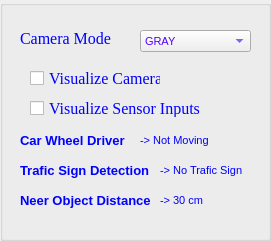
     <widget class="QGroupBox" name="mlp_status_box">
      <property name="geometry">
       <rect>
        <x>20</x>
        <y>170</y>
        <width>271</width>
        <height>241</height>
       </rect>
      </property>
      <property name="palette">
       <palette>
        <active>
         <colorrole role="WindowText">
          <brush brushstyle="SolidPattern">
           <color alpha="255">
            <red>0</red>
            <green>0</green>
            <blue>255</blue>
           </color>
          </brush>
         </colorrole>
         <colorrole role="ButtonText">
          <brush brushstyle="SolidPattern">
           <color alpha="255">
            <red>85</red>
            <green>0</green>
            <blue>255</blue>
           </color>
          </brush>
         </colorrole>
        </active>
        <inactive>
         <colorrole role="WindowText">
          <brush brushstyle="SolidPattern">
           <color alpha="255">
            <red>0</red>
            <green>0</green>
            <blue>255</blue>
           </color>
          </brush>
         </colorrole>
         <colorrole role="ButtonText">
          <brush brushstyle="SolidPattern">
           <color alpha="255">
            <red>85</red>
            <green>0</green>
            <blue>255</blue>
           </color>
          </brush>
         </colorrole>
        </inactive>
        <disabled>
         <colorrole role="WindowText">
          <brush brushstyle="SolidPattern">
           <color alpha="255">
            <red>120</red>
            <green>120</green>
            <blue>120</blue>
           </color>
          </brush>
         </colorrole>
         <colorrole role="ButtonText">
          <brush brushstyle="SolidPattern">
           <color alpha="255">
            <red>120</red>
            <green>120</green>
            <blue>120</blue>
           </color>
          </brush>
         </colorrole>
        </disabled>
       </palette>
      </property>
      <property name="font">
       <font>
        <pointsize>8</pointsize>
       </font>
      </property>
      <property name="title">
       <string/>
      </property>
      <widget class="QComboBox" name="cmb_camera_mode">
       <property name="geometry">
        <rect>
         <x>140</x>
         <y>30</y>
         <width>111</width>
         <height>22</height>
        </rect>
       </property>
       <item>
        <property name="text">
         <string>GRAY</string>
        </property>
       </item>
       <item>
        <property name="text">
         <string>RGB</string>
        </property>
       </item>
       <item>
        <property name="text">
         <string>Binary</string>
        </property>
       </item>
      </widget>
      <widget class="QLabel" name="label_15">
       <property name="geometry">
        <rect>
         <x>20</x>
         <y>30</y>
         <width>111</width>
         <height>16</height>
        </rect>
       </property>
       <property name="font">
        <font>
         <family>Times New Roman</family>
         <pointsize>12</pointsize>
        </font>
       </property>
       <property name="text">
        <string>Camera Mode</string>
       </property>
      </widget>
      <widget class="QCheckBox" name="cbx_visualize_camera">
       <property name="geometry">
        <rect>
         <x>30</x>
         <y>70</y>
         <width>131</width>
         <height>17</height>
        </rect>
       </property>
       <property name="font">
        <font>
         <family>Times New Roman</family>
         <pointsize>12</pointsize>
        </font>
       </property>
       <property name="text">
        <string>Visualize Camera</string>
       </property>
      </widget>
      <widget class="QCheckBox" name="cbx_visualize_sensor">
       <property name="geometry">
        <rect>
         <x>30</x>
         <y>100</y>
         <width>171</width>
         <height>17</height>
        </rect>
       </property>
       <property name="font">
        <font>
         <family>Times New Roman</family>
         <pointsize>12</pointsize>
        </font>
       </property>
       <property name="text">
        <string>Visualize Sensor Inputs</string>
       </property>
      </widget>
      <widget class="QLabel" name="label_48">
       <property name="geometry">
        <rect>
         <x>20</x>
         <y>130</y>
         <width>121</width>
         <height>21</height>
        </rect>
       </property>
       <property name="font">
        <font>
         <pointsize>10</pointsize>
         <weight>75</weight>
         <bold>true</bold>
        </font>
       </property>
       <property name="text">
        <string>Car Wheel Driver</string>
       </property>
      </widget>
      <widget class="QLabel" name="txt_wheel_state">
       <property name="geometry">
        <rect>
         <x>140</x>
         <y>130</y>
         <width>111</width>
         <height>21</height>
        </rect>
       </property>
       <property name="font">
        <font>
         <pointsize>8</pointsize>
         <weight>50</weight>
         <bold>false</bold>
        </font>
       </property>
       <property name="text">
        <string>-&gt; Not Moving</string>
       </property>
      </widget>
      <widget class="QLabel" name="label_49">
       <property name="geometry">
        <rect>
         <x>20</x>
         <y>160</y>
         <width>141</width>
         <height>21</height>
        </rect>
       </property>
       <property name="font">
        <font>
         <pointsize>10</pointsize>
         <weight>75</weight>
         <bold>true</bold>
        </font>
       </property>
       <property name="text">
        <string>Trafic Sign Detection</string>
       </property>
      </widget>
      <widget class="QLabel" name="txt_traffic_sign">
       <property name="geometry">
        <rect>
         <x>160</x>
         <y>160</y>
         <width>91</width>
         <height>21</height>
        </rect>
       </property>
       <property name="font">
        <font>
         <pointsize>8</pointsize>
         <weight>50</weight>
         <bold>false</bold>
        </font>
       </property>
       <property name="text">
        <string>-&gt; No Trafic Sign</string>
       </property>
      </widget>
      <widget class="QLabel" name="label_54">
       <property name="geometry">
        <rect>
         <x>20</x>
         <y>190</y>
         <width>141</width>
         <height>21</height>
        </rect>
       </property>
       <property name="font">
        <font>
         <pointsize>10</pointsize>
         <weight>75</weight>
         <bold>true</bold>
        </font>
       </property>
       <property name="text">
        <string>Neer Object Distance</string>
       </property>
      </widget>
      <widget class="QLabel" name="txt_object_distance">
       <property name="geometry">
        <rect>
         <x>160</x>
         <y>190</y>
         <width>91</width>
         <height>21</height>
        </rect>
       </property>
       <property name="font">
        <font>
         <pointsize>8</pointsize>
         <weight>50</weight>
         <bold>false</bold>
        </font>
       </property>
       <property name="text">
        <string>-&gt; 30 cm</string>
       </property>
      </widget>
     </widget>
